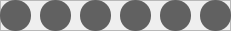
       <widget class="QFrame" name="frameGr2">
        <property name="geometry">
         <rect>
          <x>0</x>
          <y>400</y>
          <width>231</width>
          <height>31</height>
         </rect>
        </property>
        <property name="frameShape">
         <enum>QFrame::StyledPanel</enum>
        </property>
        <property name="frameShadow">
         <enum>QFrame::Raised</enum>
        </property>
        <widget class="QTextEdit" name="G21">
         <property name="geometry">
          <rect>
           <x>0</x>
           <y>0</y>
           <width>31</width>
           <height>31</height>
          </rect>
         </property>
         <property name="cursor" stdset="0">
          <cursorShape>ArrowCursor</cursorShape>
         </property>
         <property name="styleSheet">
          <string notr="true">background-color: rgb(97, 97, 97);
border-radius:15px;</string>
         </property>
         <property name="readOnly">
          <bool>true</bool>
         </property>
        </widget>
        <widget class="QTextEdit" name="G22">
         <property name="geometry">
          <rect>
           <x>40</x>
           <y>0</y>
           <width>31</width>
           <height>31</height>
          </rect>
         </property>
         <property name="cursor" stdset="0">
          <cursorShape>ArrowCursor</cursorShape>
         </property>
         <property name="styleSheet">
          <string notr="true">background-color: rgb(97, 97, 97);
border-radius:15px;</string>
         </property>
         <property name="readOnly">
          <bool>true</bool>
         </property>
        </widget>
        <widget class="QTextEdit" name="G23">
         <property name="geometry">
          <rect>
           <x>80</x>
           <y>0</y>
           <width>31</width>
           <height>31</height>
          </rect>
         </property>
         <property name="cursor" stdset="0">
          <cursorShape>ArrowCursor</cursorShape>
         </property>
         <property name="styleSheet">
          <string notr="true">background-color: rgb(97, 97, 97);
border-radius:15px;</string>
         </property>
         <property name="readOnly">
          <bool>true</bool>
         </property>
        </widget>
        <widget class="QTextEdit" name="G24">
         <property name="geometry">
          <rect>
           <x>120</x>
           <y>0</y>
           <width>31</width>
           <height>31</height>
          </rect>
         </property>
         <property name="cursor" stdset="0">
          <cursorShape>ArrowCursor</cursorShape>
         </property>
         <property name="styleSheet">
          <string notr="true">background-color: rgb(97, 97, 97);
border-radius:15px;</string>
         </property>
         <property name="readOnly">
          <bool>true</bool>
         </property>
        </widget>
        <widget class="QTextEdit" name="G25">
         <property name="geometry">
          <rect>
           <x>160</x>
           <y>0</y>
           <width>31</width>
           <height>31</height>
          </rect>
         </property>
         <property name="cursor" stdset="0">
          <cursorShape>ArrowCursor</cursorShape>
         </property>
         <property name="styleSheet">
          <string notr="true">background-color: rgb(97, 97, 97);
border-radius:15px;</string>
         </property>
         <property name="readOnly">
          <bool>true</bool>
         </property>
        </widget>
        <widget class="QTextEdit" name="G26">
         <property name="geometry">
          <rect>
           <x>200</x>
           <y>0</y>
           <width>31</width>
           <height>31</height>
          </rect>
         </property>
         <property name="cursor" stdset="0">
          <cursorShape>ArrowCursor</cursorShape>
         </property>
         <property name="styleSheet">
          <string notr="true">background-color: rgb(97, 97, 97);
border-radius:15px;</string>
         </property>
         <property name="readOnly">
          <bool>true</bool>
         </property>
        </widget>
       </widget>
